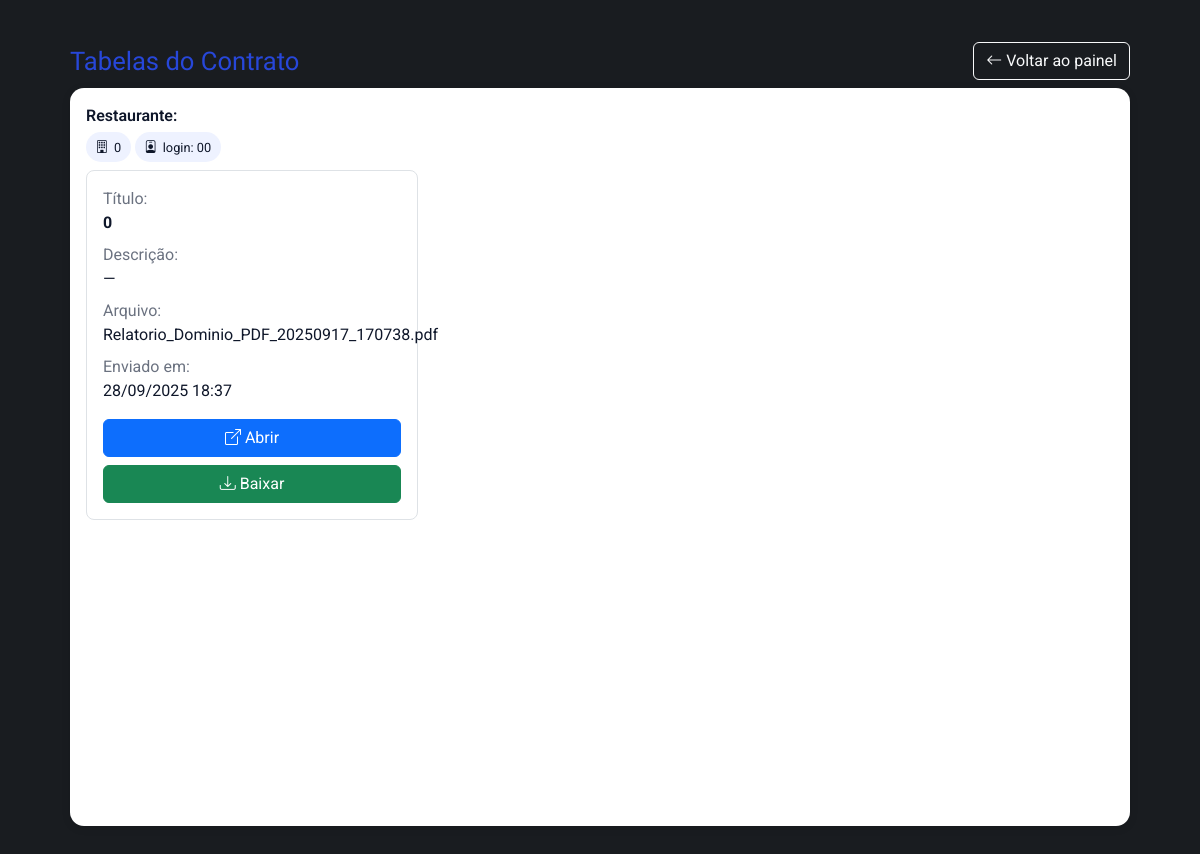
The app's page /rest/tabelas (signed in) with its own data.
### app.py (models this page shows, shortened)
class Restaurante(db.Model):
    __tablename__ = "restaurantes"
    id = db.Column(db.Integer, primary_key=True)
    nome = db.Column(db.String(120), nullable=False)
    periodo = db.Column(db.String(20), nullable=False)  # seg-dom | sab-sex | sex-qui
    usuario_id = db.Column(db.Integer, db.ForeignKey("usuarios.id"), nullable=False)
    usuario_ref = db.relationship("Usuario", backref="rest_account", uselist=False)
    foto_bytes = db.Column(db.LargeBinary)
    foto_mime = db.Column(db.String(100))
    foto_filename = db.Column(db.String(255))
    foto_url = db.Column(db.String(255))

class Usuario(db.Model):
    __tablename__ = "usuarios"
    id = db.Column(db.Integer, primary_key=True)
    usuario = db.Column(db.String(80), unique=True, nullable=False)
    senha_hash = db.Column(db.String(200), nullable=False)
    tipo = db.Column(db.String(20), nullable=False)  # admin | cooperado | restaurante

class Tabela(db.Model):
    id = db.Column(db.Integer, primary_key=True)
    titulo = db.Column(db.String(200), nullable=False)
    categoria = db.Column(db.String(40))
    descricao = db.Column(db.String(255))
    arquivo_url = db.Column(db.String(255), nullable=False)
    arquivo_nome = db.Column(db.String(255))
    enviado_em = db.Column(db.DateTime, default=datetime.utcnow)

### app.py (the view)
@app.route("/rest/tabelas")
@role_required("restaurante")
def rest_tabelas():
    u_id = session.get("user_id")
    restaurante = Restaurante.query.filter_by(usuario_id=u_id).first_or_404()
    login_nome = (
        getattr(getattr(restaurante, "usuario_ref", None), "usuario", None)
        or getattr(restaurante, "usuario", None)
        or (restaurante.nome or "")
    )
    tabelas = Tabela.query.order_by(Tabela.enviado_em.desc()).all()
    def _norm(s: str) -> str:
        s = unicodedata.normalize("NFD", (s or "").strip())
        s = "".join(ch for ch in s if unicodedata.category(ch) != "Mn")
        s = re.sub(r"\s+", " ", s)
        return s.lower()
    ln = _norm(login_nome)
    match_exato = None
    match_parcial = None
    for t in tabelas:
        tt = _norm(t.titulo)
        if not tt or not ln:
            continue
        if tt == ln:
            match_exato = t
            break
        if (ln in tt) or (tt in ln):
            if not match_parcial:
                match_parcial = t
    tabela_alvo = match_exato or match_parcial or (tabelas[0] if tabelas else None)
    return render_template(
        "restaurantes_tabelas.html",  # crie esse template simples de visualização
        restaurante=restaurante,
        login_nome=login_nome,
        tabela=tabela_alvo
    )

### app.py (called while the page is built)
def role_required(role: str):
    def deco(fn):
        @wraps(fn)
        def wrapper(*args, **kwargs):
            if session.get("user_tipo") != role:
                return redirect(url_for("login"))
            return fn(*args, **kwargs)
        return wrapper
    return deco

@app.context_processor
def inject_avisos_banner():
    try:
        qtd, link = _avisos_nao_lidos_para_usuario()
    except Exception:
        qtd, link = 0, None
    return {
        "avisos_unread_count": qtd,
        "avisos_unread_url": link
    }

### templates/restaurantes_tabelas.html (shortened to what this page needs)
<!DOCTYPE html>
<html lang="pt-br">
<head>
  <link rel="stylesheet" href="https://cdn.jsdelivr.net/npm/bootstrap@5.3.2/dist/css/bootstrap.min.css">
  <link rel="stylesheet" href="https://cdn.jsdelivr.net/npm/bootstrap-icons@1.11.3/font/bootstrap-icons.css">
</head>
<body>
  <div class="wrap">
    <div class="d-flex align-items-center justify-content-between mb-2">
      <h1 class="section-title mb-0">Tabelas do Contrato</h1>
      <a class="btn btn-outline-light" href="{{ url_for('portal_restaurante', view='lancar') }}">
        <i class="bi bi-arrow-left"></i> Voltar ao painel
      </a>
    </div>
    <div class="card-white">
      <div class="d-flex align-items-center justify-content-between flex-wrap gap-2 mb-2">
        <div>
          <div class="fw-semibold">Restaurante:</div>
          <div class="chip mt-1"><i class="bi bi-building"></i> {{ restaurante.nome or '—' }}</div>
          {% if login_nome %}<span class="chip mt-1"><i class="bi bi-person-badge"></i> login: {{ login_nome }}</span>{% endif %}
        </div>
      </div>
      {% if not tabela %}
        <div class="alert alert-warning d-flex align-items-center" role="alert">
          <i class="bi bi-exclamation-triangle me-2"></i>
          <div>
            Nenhuma tabela correspondente encontrada para <b>{{ login_nome or restaurante.nome }}</b>.<br>
            Publique uma tabela cujo <u>título</u> seja igual (ou contenha) o nome/login do restaurante.
          </div>
        </div>
        <div class="muted">Dica: títulos como “{{ (restaurante.nome or login_nome) ~ ' - Tabela 2025' }}” também funcionam.</div>
      {% else %}
        {% set is_pdf = tabela.arquivo_url and tabela.arquivo_url.lower().endswith('.pdf') %}
        <div class="row g-3">
          <div class="col-12 col-lg-4">
            <div class="p-3 border rounded-3">
              <div class="mb-2"><span class="muted">Título:</span><br><b>{{ tabela.titulo }}</b></div>
              <div class="mb-2"><span class="muted">Descrição:</span><br>{{ tabela.descricao or '—' }}</div>
              <div class="mb-2"><span class="muted">Arquivo:</span><br>{{ tabela.arquivo_nome or '—' }}</div>
              <div class="mb-3"><span class="muted">Enviado em:</span><br>{{ tabela.enviado_em.strftime('%d/%m/%Y %H:%M') if tabela.enviado_em else '—' }}</div>
              <div class="d-grid gap-2">
                <a class="btn btn-primary" href="{{ tabela.arquivo_url }}" target="_blank"><i class="bi bi-box-arrow-up-right"></i> Abrir</a>
                <a class="btn btn-success" href="{{ url_for('baixar_tabela', tab_id=tabela.id) }}"><i class="bi bi-download"></i> Baixar</a>
              </div>
            </div>
          </div>
          <div class="col-12 col-lg-8">
            {% if is_pdf %}
              <iframe class="pdf-frame" src="{{ tabela.arquivo_url }}"></iframe>
            {% else %}
              <div class="p-4 bg-light rounded-3 text-center">
                <i class="bi bi-file-earmark-text" style="font-size:2.2rem;"></i>
                <p class="mt-2 mb-0">Pré-visualização embutida disponível apenas para PDF.</p>
                <p class="muted">Use os botões “Abrir” ou “Baixar”.</p>
              </div>
            {% endif %}
          </div>
        </div>
      {% endif %}
    </div>
  </div>
</body>
</html>

### templates/restaurantes_tabelas.html (style rules this page uses)
:root { --royal:#2747d9; --royal-2:#3b61e3; --bg:#191c20; --paper:#fff; --muted:#6b7280; --shadow:0 2px 8px rgba(0,0,0,.12); }
body { background:#191c20; font-family:'Roboto',Arial,sans-serif; color:#0f172a; }
.wrap { max-width:1100px; margin:42px auto; padding:0 20px; }
.section-title { font-family:'Orbitron',Arial,sans-serif; color:var(--royal); font-size:1.6rem; margin-bottom:14px; }
.card-white { background:var(--paper); border-radius:14px; box-shadow:var(--shadow); padding:16px; }
.muted { color:var(--muted); }
.chip { display:inline-flex; align-items:center; gap:.35rem; background:#eef2ff; border-radius:999px; padding:.35rem .6rem; font-size:.8rem; }
.pdf-frame { width:100%; height:80vh; border:0; display:block; border-radius:10px; }

### records on screen
Restaurante: nome "0"
Usuario: usuario "00"
Tabela: titulo "0", descricao "—", arquivo_nome "Relatorio_Dominio_PDF_20250917_170738.pdf", enviado_em "28/09/2025 18:37"
